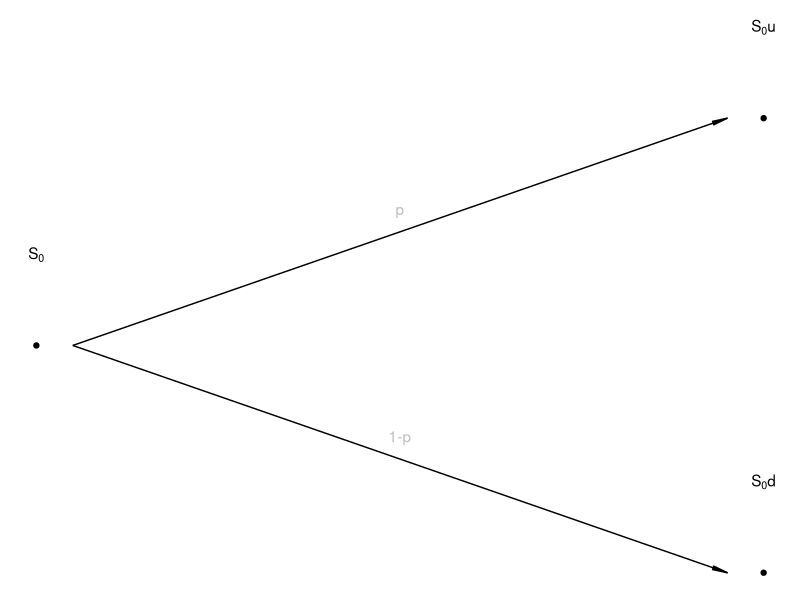
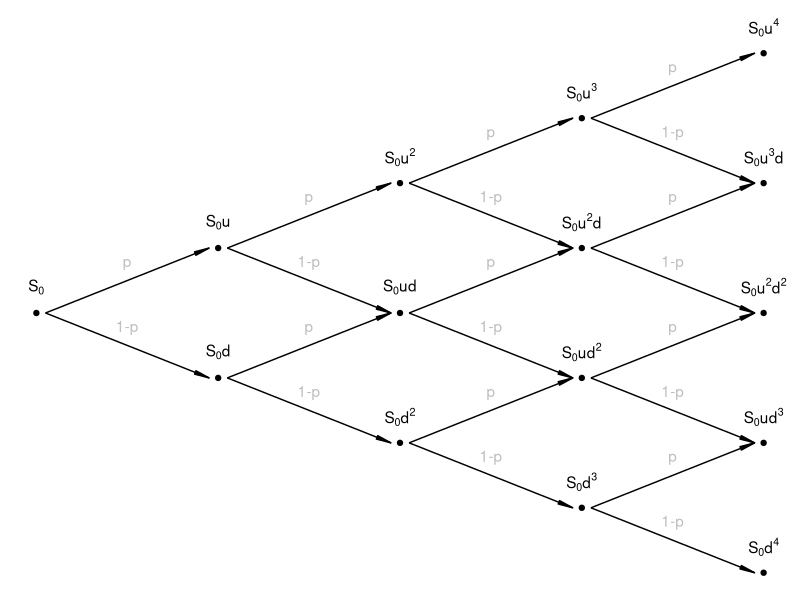

Here is the R script that generated these plots, in order:
## ---- chunk 1
library(ggplot2)
ar<-data.frame(x0=c(0,0)+0.05,
                   y0=c(0,0),
                   xend=c(1,1)-0.05,
                   yend=c(1,-1))

ar$xp<-(ar$x0+ar$xend)/2
ar$yp<-(ar$y0+ar$yend)/2
ar$labelp<-rep(c('p', '1-p'),1)

po<-data.frame(x0=c(0,1,1)
                   , y0=c(0,1,-1)
              , label0=c('S[0]', 'S[0]*u', 'S[0]*d'))


ggplot(aes(x=x0, y=y0+.4), data=po) + 
  theme_void() +
  geom_segment(aes(x = x0, y = y0, xend = xend, yend = yend),
               data=ar, 
               arrow = arrow(type='closed', angle=7, length=unit(.15,'inch'))) +
  geom_point(aes(x=x0, y=y0), data=po) +
  geom_text(aes(label=label0), parse=TRUE) +
  geom_text(aes(x=xp, y=yp+.1, label=labelp), data=ar, col='grey')

## ---- chunk 2
library(ggplot2)
ar<-data.frame(x0=c(0,0,1,1,1,1,2,2,2,2,2,2,3,3,3,3,3,3,3,3)+0.05,
                   y0=c(0,0,1,1,-1,-1,2,2,0,0,-2,-2,3,3,1,1,-1,-1,-3,-3),
                   xend=c(1,1,2,2,2,2,3,3,3,3,3,3,4,4,4,4,4,4,4,4)-0.05,
                   yend=c(1,-1,2,0,0,-2,3,1,1,-1,-1,-3,4,2,2,0,0,-2,-2,-4))

ar$xp<-(ar$x0+ar$xend)/2
ar$yp<-(ar$y0+ar$yend)/2
ar$labelp<-rep(c('p', '1-p'),10)

po<-data.frame(x0=c(0,1,1,2,2,2,3,3,3,3,4,4,4,4,4)
                   , y0=c(0,1,-1,2,0,-2,3,1,-1,-3,4,2,0,-2,-4)
              , label0=c('S[0]', 'S[0]*u', 'S[0]*d', 
                         'S[0]*u^2', 'S[0]*ud', 'S[0]*d^2', 
                         'S[0]*u^3', 'S[0]*u^2*d', 'S[0]*u*d^2', 'S[0]*d^3', 
                         'S[0]*u^4', 'S[0]*u^3*d', 'S[0]*u^2*d^2', 'S[0]*u*d^3', 'S[0]*d^4'))


ggplot(aes(x=x0, y=y0+.4), data=po) + 
  theme_void() +
  geom_segment(aes(x = x0, y = y0, xend = xend, yend = yend),
               data=ar, 
               arrow = arrow(type='closed', angle=7, length=unit(.15,'inch'))) +
  geom_point(aes(x=x0, y=y0), data=po) +
  geom_text(aes(label=label0), parse=TRUE) +
  geom_text(aes(x=xp, y=yp+.3, label=labelp), data=ar, col='grey')

